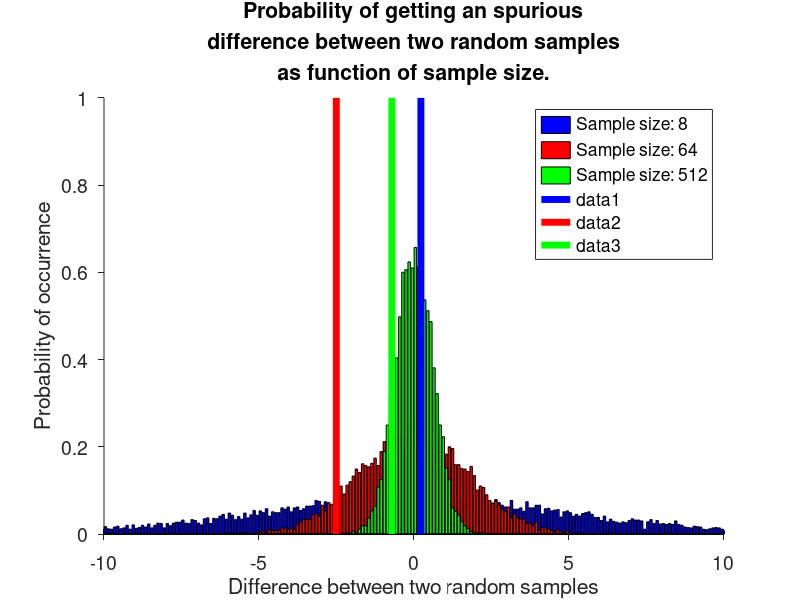

The MATLAB script that drew this image: (Note: this script raises an error after producing the figure.)
%% 10 Hypotheses testing
% 
% This matlab tutorial is intended to complement lecture #2.  
%
% It will show how to:
%
% 1. Explore datasets with one variable and two conditions
% 2. Implement nonparametric alternatives to the t-test
% 3. Explore datasets with two variables and one condition
% 4. Compute the Pearson correlation coefficients
% 5. Establish the error of the estimate, using bootstrap.
% 6. Test hypotheses on the correlation between two variables, using
%    bootstrap.
% 7. Use Montecarlo Methods to test hypotheses.
% 
%
% Copyright Franco Pestilli Indiana University Spring 2015 K310 
% 
% This tutorial is modified from a tutorial Franco Pestilli wrote for
% Class Psych 216A Spring 2012 Stanford University

%% 1. Exploring a complex dataset: one variable, two conditions
%
%  Motivation: 
%    Samples from a population will show variation in their means. So, when
%    drawing two samples from a single population, there is some chance
%    that the samples will have different means, even though the underlying
%    population is the same.
%
% Suppose two samples are drawn from the same distribution. There were always
% be some non-zero likelihood of obtaining a difference in the means of these
% samples, although no difference should actually be there.
%
% The following simulation shows that given a population and finite
% sample size there will always be some probability of getting a difference
% between two random samples.
%    
% Furthermore, we will show that the probability of getting large spurious
% differences increases as the sample size decreases.

% Generate a population with mean 0, and sd of 1
N = 10000;     % Choose the population size
mu = 0; % Mean fo the population
sd = 10;  % Standard deviation of the population
P  = mu + sd * randn(N,1); % Create the population, we use randn.m to sample from 
                           % a gaussian distrbution with mean mu and std sd

% Next, we will simulate three samples of different size drawn from
% the distribution P.
n = [8 64 512]; % We choose these three sample sizes.

for ii = 1:length(n)
 sa = [];sb = [];
 % We use randsample to draw samples of size n. Randsample.m is a useful
 % matlab function that accepts a vector (population) and draws samples out
 % of it. Samples can be of any size that is smaller the than population
 % size.
 sa = randsample(P,n(ii)); 
 sb = randsample(P,n(ii));
 
 % Now that we have two samples. We can compute the difference of the means
 % of these two samples. We call these samples 'empiricl' because we are
 % simulating a possible data set.
 d_empirical(ii) = mean(sa) - mean(sb);
end

% Because the three samples were drawn from the same distribution their
% differences should be 0. But with samples of small size some spurious
% difference can be observed due to chance error.
%
% Hereafter, we compute the probabilty of getting a spurious non-zero
% difference between three samples. We test how the size of the sample
% changes this probability. We will show that the smaller the sample size
% the higher the probabilty of a spurios non-zero difference. 

% We want to make a pretty plot of the results. So, we set up as structure
% of strings identifying the color to use for each distribution.
color = {'b','r','g','k'};
figure('name','Testing effects of samples size','color','w')
% We set hold to on will make sure the three plots will be plotted o the same
% axes
hold on

% Now we compute the distribution of differences between the means of two
% random samples. We compute this distribution for each sample size and
% plot the distributions one on top of eachother (with different color).
for jj = 1:length(n)
 % We drawn many pairs of two samples 
 % with our sample sizes: 8, 64 and 512
 sa = zeros(N,n(jj)); % zeros.m allows to preallocate memory
 sb = sa;
 for ii = 1:N
  sa(ii,:) = randsample(P,n(jj));
  sb(ii,:) = randsample(P,n(jj));
 end
 
 % We compute the distribution of differences between the means of sample
 % pairs. Note this is a vector operation, we subtract two vectors
 % element-wise.
 d(jj,:) = mean(sa,2) - mean(sb,2);

 % Let's compute the histogram of the distribution and trasform the
 % distribution into a probabilities.
 %
 % We choose the sampling spacing between the bins.
 binWidth = .1;
 % We make bins that cover the full range fo values in P and are sampled at
 % the resolution we decided using binWidth.
 bins = min(P):binWidth:max(P);
 
 % We now make a histogram of the distribution of these differences.
 % We scale the dstributions properly to transform into probabilites.
 [nn, xx] = hist(d(jj,:),bins);

 bar(xx,nn / (N * binWidth),color{jj});
end

% Here we do some formatting of the figure and axes. We set the max and min
% for the axis.
axis([-10 10 0 1]) 
% We set a descriptive title and labels. 
title(sprintf('Probability of getting an spurious\ndifference between two random samples\nas function of sample size.'),'fontsize',14)
ylabel('Probability of occurrence','fontsize',14)
xlabel('Difference between two random samples','fontsize',14)
% We add a legend to describe the data.
legend({'Sample size: 8','Sample size: 64', 'Sample size: 512'},'fontsize',14)
set(gca,'tickdir','out', 'box','off','fontsize',14)

% Notice that the blue distribution, the one generated by resampling with
% the smallest sample size (8) has the largest standard deviation. This
% means that with such small sample size there is a higher chance of
% observing a spurious difference. For example the probability of
% occurrence of a difference of nearly +/-0.5 should be around 0.1 (10%,
% blue bar). The probability goes down to less then 0.01 with a larger
% sample ize (65, red distribution). 

% Now lets take a look at where the original (d_empirical) differences we
% had simulated above lay in respect to each distribution.
% 
% We will plot a vertical line indicating the empirical difference. The
% height of the distributions of the matching color (i.e., metching sample
% size) at the location of the empirical difference (verticla colored line)
% is the probability that the empirical difference was otained by chance
% given that sample size.
for ii = 1:length(n)
 plot([d_empirical(ii), d_empirical(ii)],[0 1],'-','Color',color{ii},'LineWidth',5);
end

% Questions:
% If a scientific article were to report a *statistically* significant difference of 0.5 on this scale.
% How would you be able to tell whether their analyses and statistical tests were performed correctly?
% How could we relate this to a power analysis?

%% 2. Nonparametric alternatives to the t-test
%
% A t-test is a statistical method to establish the likelihood of the
% difference between the means of two samples drawn from an unknown
% distribution. The shape of this distribution is assumed to be gaussian.
%
% The null-hypothesis for this test is: The two sample come from the same
% distribution. 
%
% A t-test finds the probability that the two means were drawn from the
% same distribution. If that probability is small we can reject the null
% hypothesis and support the alternative hypothesis that the two samples
% did not come from the same distribution. 
%
% Here after we show how to use bootstrap to generate the equivalent of a
% t-test.

% We first generate the distribution for a population that is not gaussian.
%
% Generate the population using mixture of a Chi-Square distribution with 6
% degrees of freedom and a gaussin distribution centered at 0 and 1
% standard diviation. 
%
% Because this population is not Gaussian, a parametric t-test would not be
% appropriate.
N = 10000;     % population size
P = [random('chisquare',6,[N/2,1]);random('norm',0,1,[N/2,1])];

% We compute three descriptive statistics for the population, mean, median
% and standard deviation:
mu = mean(P);
me = median(P);
sd = std(P);

% Let's take a look at the population, we just generated.
% 
% We make a histogram of population and appreciate how well mean, median and
% standard deviation might describe the distribution.
figure('name','Mean, median and std for a non gaussian population','color','w')
hist(P,100);
hold on % keep the current axes on for plotting we will add more to this plot.
set(gca,'tickdir','out', 'box','off','fontsize',14)

% Here we use get.m to get the limits of the y-axis from the plot.
% We will use these values for the next plots.
y = get(gca,'yLim'); % y(2) is the maximum value on the y-axis.

% We now add mean (in red), median (green) and +/- 1 standard deviation
% around the mean.
plot([mu, mu],y*.99,'r-', 'lineWidth',2)
plot([me, me],y*.99,'g-', 'lineWidth',2)
plot([mu - sd,mu + sd],[y(2)*.5,y(2)*.5],'r-', 'lineWidth',2); % We plot the line up to the maximum on the y-axis
title('Simulated true distribution (Chisquare, 6 DOF + Gaussian)','fontsize',14)   % we add a title.

% Now let's set up a bootstrap test of the difference between the means of
% two samples that does not rely on the assumption that the popluation is
% gaussian. Our population is not.
%
% We simulate two empirical samples of size n and m drawn from our
% distribution.  As if we were to run two conditions of the same
% experiment.
%
% By drawing the two sampels from the same distribution we are effectively
% making the null hypothesis true.
% 
% We use randsample.m generate the samples.
n = 4; m = 8; 
sa = randsample(P,n);
sb = randsample(P,m);

% We compute the empirical difference between the means of the two samples.
d_empirical = mean(sa) - mean(sb);

% The first test we show is called a Randomization test (Test of the
% difference of means of two samples).
%
% So, we want to test the null hypothesis (H0) that the means of the two
% samples come from the same distribution.
%
% To do so we will first aggregate the two samples. Under the null
% hypothesis the two samples are interchanganble because they come from the
% same distribution.
sh0 = [sa; sb];

% We then resample them 10,000 times. Effectively building 10,000 new
% samples from the aggregated sample, sh0. 
N = 10000; % number of times we will resample
sa_rand = zeros(n,N);
sb_rand = zeros(m,N);
for ii = 1:N 
 sa_rand(:,ii) = randsample(sh0,n,true);
 sb_rand(:,ii) = randsample(sh0,m,true);
end

% We then compute the differences between the means of these resampled
% samples. Please notice this is a vector operation.
d = mean(sa_rand,1) - mean(sb_rand,1);

% Because our samples were drawn from the same distribution (i.e. the H0
% is true), this distribution is centered at 0. Let's take a look at it.
figure('name','Randomization test','color','w')
% Let's compute the histogram of the distribution and trasform the
% distribution into a probabilities.
%
% We choose the sampling spacing between the bins.
binWidth = .1;
% We make bins that cover the full range fo values in P and are sampled at
% the resolution we decided using binWidth.
bins = min(d):binWidth:max(d);

% We now make a histogram of the distribution of these differences.
% We scale the dstributions properly to transform into probabilites.
[nn, xx] = hist(d,bins);
bar(xx,nn / (N * binWidth),'k');

title('Distribution of the differences between the means of samples Sa and Sb','FontSize',14)
ylabel('Probability of occurrence','FontSize',14)
xlabel('Difference (sa - sb)','FontSize',14)
set(gca,'tickdir','out', 'box','off','FontSize',14)
hold on

% Here we use get.m to get the limits of the y-axis from the plot. We will
% use these values for the next plots.
y = get(gca,'yLim'); % y(2) is the maximum value on the y-axis.

% We can now show the empirical difference we simulated (d_empirical). The
% height of the distribution at the value of d_empirical is the probability
% that that difference comes from samples drawn from the same distribution.
plot([d_empirical,d_empirical],y*.99,'r-','lineWidth',2)

% We can obtain the probability of H0 being true by counting the number of
% randomly obtained values that are larger than the actual observed value
% and divide this by the total number of simulations that were run.
p = sum(abs(d) > abs(d_empirical))/N;
text(d_empirical,y(2)*.95,sprintf('H0 is true with %2.2f probability.',p),'FontSize',14)

% The second test we show is called a Bootstrap test (Test of the
% difference of mean of two samples).
%
% This example is identical to the previous one, with one important
% difference. During the bootstrap process samples are generated 'with
% replacement.'
%
% This means that on each new draw there will be equal likelihood to sample
% any element of the aggregated sample.
% 
% We aggregate the two samples.
sh0 = [sa; sb];

% We resample them 10,000 times with replacement.
N = 10000;
sa_rand = zeros(n,N);
sb_rand = zeros(m,N);
for ii = 1:N
 sa_rand(:,ii) = randsample(sh0,n,true);
 sb_rand(:,ii) = randsample(sh0,m,true);
end

% Please notice that matlab allows us to use the same code for these two
% tests with a single difference we set the 'replace' option in
% randomsample.m to 'true.' (True is a logical variable that matlab
% recognizes as 1).

% Now we compute the differences between the means of these resampled
% samples.
d = median(sa_rand) - median(sb_rand);

% Because our samples were drawn from the same distribution (the H0 is
% true), this distribution is centered at 0.
figure('name','Bootstrap test of the difference between means','color','w');
% Let's compute the histogram of the distribution and trasform the
% distribution into a probabilities.
%
% We choose the sampling spacing between the bins.
binWidth = .1;
% We make bins that cover the full range fo values in P and are sampled at
% the resolution we decided using binWidth.
bins = min(d):binWidth:max(d);

% We now make a histogram of the distribution of these differences.
% We scale the dstributions properly to transform into probabilites.
[nn, xx] = hist(d,bins);
bar(xx,nn / (N * binWidth),'k');
title('Distribution of the differences between the means of samples sa and sb','FontSize',14)
ylabel('Probability of occurrence','FontSize',14)
xlabel('Difference (sa - sb)','FontSize',14)
set(gca,'tickdir','out', 'box','off','FontSize',14)
hold on

% Here we uset get.m to get the limits of the y-axis from the plot. We will
% use these values for the next plots.
y = get(gca,'yLim'); % y(2) is the maximum value on the y-axis.

% We can now show the empirical difference we simulated (d_empirical). The
% height of the distribution at the value of d_empirical is the
% probability that that difference comes from samples drawn from the same
% distribution. 
plot([d_empirical,d_empirical],y,'r-','lineWidth',2)

% We can obtain the probability of H0 being true by counting the number of
% randomly obtained values that are larger (and smaller) than the actual observed value
% and divide this by the total number of simulations that were run.
p = sum(abs(d) > abs(d_empirical))/N;

% Here we use the fucntion sprintf.m to generate a string containing the
% result of the text. sprintf.m and fprintf.m are very useful matlab
% functions tat allow to generate and display strings of text by taking
% matlab variables as inputs.
txt = sprintf('H0 is true with %2.2f probability.',p);

% The function text.m allows to add text to the current axis.
% We plot the text at 5% lower than the maximum value on the y-axis
text(d_empirical,y(2)*0.95,txt,'FontSize',14)

% The following lines show how to set up a parametric t-test using matlab.
% This is out of scope for the present tutorial. 
[h,pp] = ttest2(sa,sb);
txt2 = sprintf('\nH0 is true with %2.2f probability (parametric t-test)\n',pp);
text(d_empirical,y(2)*0.9,txt2,'FontSize',14)

%% 3. Exploring a more complex dataset: two variables, one condition
% Hereafter, we show an example of a slightly more complex data set.
%
% So suppose we have one condition and measure not just one quantity (which
% was the subject of Lecture 1) but measure two distinct quantities. For
% example, suppose we measure both the heights and weights of male adults.
% 
% What can we do with the data? 

% Let's generate two samples rapresenting two variables drawn from gaussian
% distributions. The two variables are correlated with eachother. 

n = 6; % This is the size of our samples
% We add correaltion between the two samples.
w = .8;  
% We generate the two samples.
s1 = randn(n,1);
s2 = w .* s1 + (1 - w).*randn(n,1);


%% 4. Correlation
%
% We can quantify how correlated two variables are by using the metric
% 'correlation.'
%
% Correlation values lie in the range -1 to 1, where 1 indicates a perfect
% negative linear relationship, 0 indicates no relationship, and 1
% indicates a perfect positive linear relationship. (Note that we
% are Pearson's product-moment correlation, but there are other variants of
% correlation.) 
temp = corrcoef(s1,s2);
r = temp(1,2);

% In words, we z-score each variable (subtract off the mean, divide by the
% standard deviation) and then compute the average product of the
% variables. 
%
% Technical note: in the above formula, std should be computed
% using a version of standard deviation where we normalize by n instead of
% n - 1. Tht is why we write std(v1,1) instea of simply std(v1).

% Here we show the results in a plot
figure('name','Simulated correlation plot','color','w')
% scatter.m is a ueful matlab function, in this case it would be equivalent
% to plot(s1,s2,'bo')
scatter(s1,s2); 
ylabel('Values in variable 2','FontSize',14)
xlabel('Values in variable 1','FontSize',14)
set(gca,'tickdir','out', 'box','off','FontSize',14)

% We display the simulted and computed correlations at 80% the max y-value.
y = get(gca,'yLim');
x = get(gca,'xLim');
text(x(1)+.15,y(2)*.8,sprintf('Correlations:\nSimulated %2.2f\nEstimated %2.2f',w,r),'FontSize',14)


%% 5. Error bars
% - How do we obtain error bars on the correlation observed in a set of
%   data?
% - How do we test whether the correlation observed in a set of data is
%   significantly different from zero? 
%
% Hereafter, we compute errorbars on the correlation coefficient using
% bootstrap.
%
% We compute N bootstrap (resampling with replacement) with the same size
% of the original samples. 
%
% We then compute the correlation coefficient with each sample.
N = 1000; % number of randomizations
r_dist = zeros(N,1);
for ii = 1:N
 % Notice that we resample index and we use the same indexes to address
 % both samples. otherwise we lose the correaltion value. 
 index = randsample(1:n,n,1);
 temp = corrcoef(s1(index), s2(index));
 r_dist(ii)    = temp(2,1);
   %sum((s1(index) - mean())/std(s1(index),1) .* ...
   %                   ( - mean(s2(index))/std(s2(index),1)))/n;
end


% We copute the two-tailed 95% confidence intervals:
ci = prctile(r_dist,[2.5,97.5]);

% Now we plot the correlation we estimated with the the 95% confidence
% intervals.
figure('name','Correlation Confidence Intervals','color','w')
bar(r); % plot a bar to indiecate the etimated correlation
hold on
set(gca,'tickdir','out', 'box','off','FontSize',14)
plot([1 1],ci,'r-','lineWidth',3); % Plot the error on the estimate
title('Estimated correlation coefficient with error')
ylabel('Correlation s1, s2')
axis([0 2 0 1]); % set the limits to the current axis


%% 6. Test hypothesis
%
% Now we want to test the hypothesis that the correlation r, was not
% obtained by chance. We want to find the probability for the null
% hypothesis to be true.
%
% If the null hypothesis were true, we would be able to shuffle the
% order of each variable and obtain datasets that are equivalent to the
% original dataset. So, to obtain a p-value, we shuffle each variable,
% calculate a correlation value for each shuffled sample. We repeat this
% process a large number of times and count the number of times that
% randomly obtained correlation values are more extreme than the actual
% observed correlation value.

% We build a bootstrap distribution of samples under the null hypothess
% that s1 and s2 were not correlated.
N = 10000; % number of randomizations
r_dist = zeros(N,1);
s1_rnd = zeros(size(s1)); s2_rnd = s1_rnd;
for ii = 1:N
 % Notice the difference here. We resample s1 and s2 indepedently. This is
 % because under the null hypothesis the two sampels have no correlation.
 s1_rnd = randsample(s1,n,1);
 s2_rnd = randsample(s2,n,1);
 temp = corrcoef(s1_rnd, s2_rnd);
 r_dist(ii)    = temp(2,1);
end

% Important to remember the difference between resampling to compute error
% bars and to test hypothesis. 
%
% (A) When we want to compute error bars we resample from the two samples
% using the same indices (paired indices) during the resmapling process.
% This maintains the correlation level.
%
% (B) When we want to test the null hypothesis that two samples are not
% correlated (r=0) We resample frm the two samples using different indices.
% This effectively instatiates the null hypothesis that the two samles have
% no correlation and returns a series of correlations values that occurr
% only due to chance error.
%
% We show the distribution of correlations obtained by chance given the two
% samples.
figure('name','Test for Correlation (bootstrap)','color','w');
% Let's compute the histogram of the distribution and trasform the
% distribution into a probabilities.
%
% We choose the sampling spacing between the bins.
binWidth = .01;
% We make bins that cover the full range fo values in P and are sampled at
% the resolution we decided using binWidth.
bins = min(r_dist):binWidth:max(r_dist);

% We now make a histogram of the distribution of these differences.
% We scale the dstributions properly to transform into probabilites.
[nn, xx] = hist(r_dist,bins);
bar(xx,nn / (N * binWidth),'k');
title('Distribution of correlations between s1 and s2','FontSize',14)
ylabel('Probability of occurrence','FontSize',14)
xlabel('Pearson correlation coefficient','FontSize',14)
hold on
set(gca,'tickdir','out', 'box','off','FontSize',14)
y = get(gca,'yLim');

% Next we can show the empirical correlation (r). The height of the
% distribution at the value of d_empirical is the probability that that
% difference comes from samples drawn from the same distribution.
plot([r,r],y*.99,'r-','lineWidth',2)

% We can obtain the probability of H0 being true by counting the number of
% randomly obtained correlation coefficient values that are larger than the
% actual observed value and divide this by the total number of simulations
% that were run. Because value can be larger or smaller than the mean we
% coupute the absolute value of the ditribution and r values.
p = sum(abs(r) < abs(r_dist))/N;
text(0,y(2)*.95,sprintf('H0 is true with %2.2f probability.',p),'FontSize',14)


%% 7. Monte Carlo Method.
%
% - While we are on the topic of p-values on correlation values, it is
% convenient to introduce here Monte Carlo methods. Monte Carlo methods are
% a very general class of methods that make use of randomly generated data
% to test various hypotheses. 
%
% Imagine that we have obtained two samples with a correlation of r = 0.4
% for a sample size of 10. We do not know the population or have any other
% information.
%
% But we can assume that the true populations generating the two variables
% were normally distributed. We can then simulate a process in which we
% draw samples of size 10 from two independent Gaussian distributions and
% compute the correlation value observed in each sample.
% 
% Such (Monte Carlo) simulations reveal that it is actually quite likely to
% obtain a correlation of r = 0.4 for a sample size of 10, even when the
% underlying distributions are independent. Thus, we should not believe the
% claim.

% Empirical (measured) correlation. 
r_empirical = .4;

% We simulate two independent and normally distributed variables.
N = 10000; % We set the number of montecarlo simulations
n = 10;    % The sample size
s1_sim = randn(N,n); % siulated distribution of samples
s2_sim = randn(N,n); % simulated distribution of samples

% compute the correlation coefficient
for ii = 1:N
  % Note, here we are using matlab's corr.m to compute the pearon
  % correlation instead of computing it manually.
  r_dist(ii) = corr(s1_sim(ii,:)',s2_sim(ii,:)','type' ,   'Pearson' );
end

% We plot the distribution of correlation coefficients obtained this way.
figure('name','Test Correlation (Monte Carlo Method)','color','w');
% Let's compute the histogram of the distribution and trasform the
% distribution into a probabilities.
%
% We choose the sampling spacing between the bins.
binWidth = .01;
% We make bins that cover the full range fo values in P and are sampled at
% the resolution we decided using binWidth.
bins = min(r_dist):binWidth:max(r_dist);

% We now make a histogram of the distribution of these differences.
% We scale the dstributions properly to transform into probabilites.
[nn, xx] = hist(r_dist,bins);
bar(xx,nn / (N * binWidth),'k');
title('Distribution of the Montecarlo-simulated correlation coefficients','FontSize',14)
ylabel('Probability of occurrence','FontSize',14)
xlabel('Corr(s1,s2)','FontSize',14)
hold on
set(gca,'tickdir','out', 'box','off','FontSize',14)

% Get the limits of the y axis from the plot. We will use these for the
% next plots.
y = get(gca,'yLim');

% We can now show the empirical difference we simulated (d_empirical). The
% height of the distribution at the value of d_empirical is the probability
% that that difference comes from samples drawn from the same distribution.
plot([r_empirical,r_empirical],y*.99,'r-','lineWidth',2)

% We can obtain the probability of H0 being false by counting the number of
% randomly obtained correlation coefficient values that are larger than the
% empirical value and divide this by the total number of simulations that
% were run.  Because the value can be larger or smaller than the mean we
% coupute the absolute value of the ditribution and r values.
p = sum(abs(r_empirical) < abs(r_dist))/N;
text(-0.8,y(2)*.95,sprintf('H0 is false with %2.4f probability.',p),'FontSize',14)

